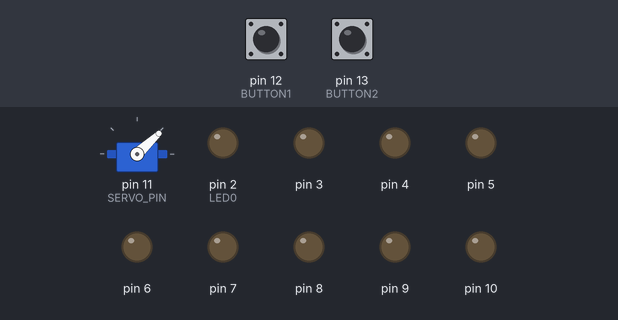
A sketch run on a simulated Arduino Uno, built with avr-gcc and run on an emulated ATmega328P. On the bench: servo, output pins drawn as LEDs (lit = HIGH). Dashed ring = blinking. Inputs (shaded band) come from the test bench; at power-on: pin 12 (BUTTON1) LOW, pin 13 (BUTTON2) LOW.

Above: at 2.1 s.
2.2 s: pin 12 (BUTTON1) pulled HIGH for 3.2 s
At 2.9 s:
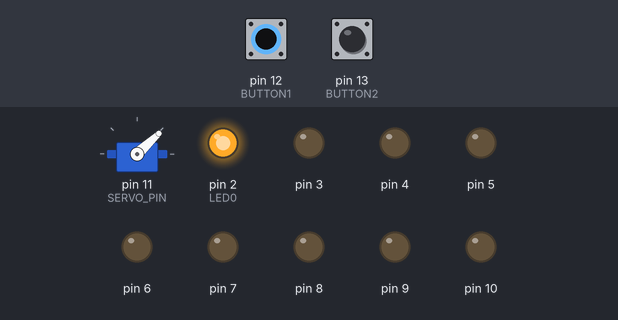
6.9 s: pin 12 (BUTTON1) pulled HIGH for 0.15 s
At 7.11 s:
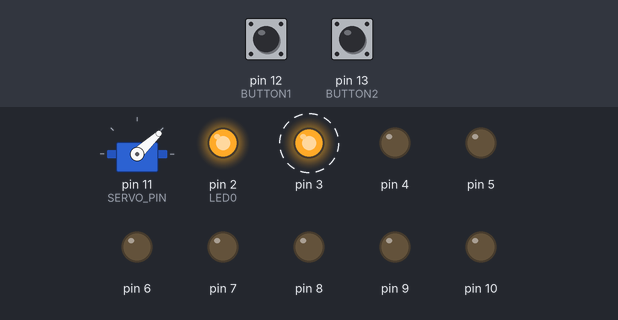
9.9 s: pin 12 (BUTTON1) pulled HIGH for 1 s
At 10.4 s:
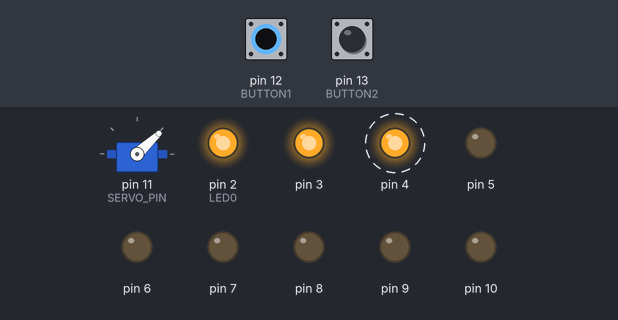
12.9 s: pin 12 (BUTTON1) pulled HIGH for 0.15 s
At 13.28 s:
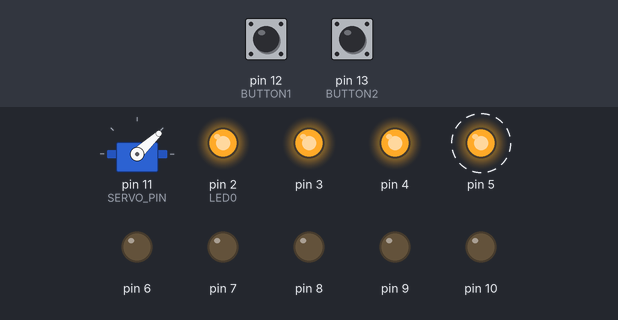
15.9 s: pin 13 (BUTTON2) pulled HIGH for 0.15 s
At 16.9 s:
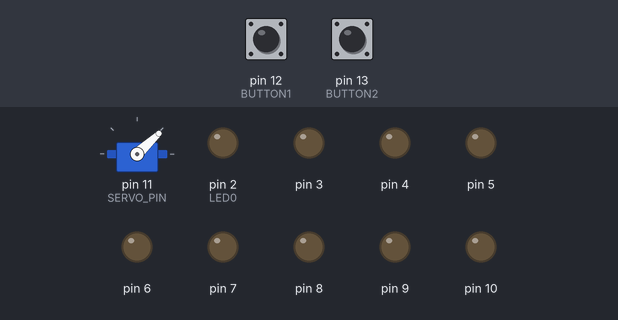
Timing chart, 0 to 18.5 s (numbered marks = the images above; inputs shaded):
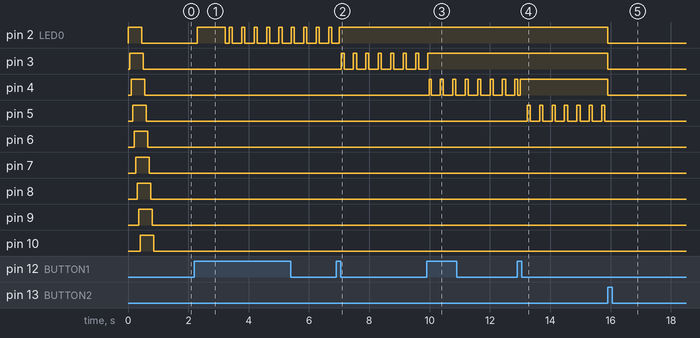

Measured:
- after the input at 2.2 s, pin 2 (LED0): goes HIGH 0.93 s, LOW 0.13 s, 8 × (HIGH 0.10 s, LOW 0.31 s), HIGH 0.10 s, then LOW, starting after 0.10 s
- after the input at 6.9 s, pin 3: alternates HIGH for 0.10 s and LOW for 0.31 s, starting after 0.16 s
- after the input at 9.9 s, pin 3: goes on until 9.9 s, then stays HIGH; pin 4: alternates HIGH for 0.10 s and LOW for 0.31 s, starting after 0.10 s
- after the input at 12.9 s, pin 5: alternates HIGH for 0.10 s and LOW for 0.31 s, starting after 0.34 s
- after the input at 15.9 s, pin 2 (LED0), pin 3, pin 4: HIGH → LOW at once; pin 5: stops changing and stays LOW

The sketch:

Servo-Smart-Light.ino
```cpp
#include <Servo.h>

Servo Switch;

const int LED0 = 2;
const int LED_COUNT = 9;

const int SERVO_PIN = 11;

const int BUTTON1 = 12;
const int BUTTON2 = 13;

int Button1Counter = 0;

int Hours = 0;
int Minutes = 0;

long long tick = 0;

void setup() {
  //Serial.begin(9600);

  // LEDs
  for (int i = LED0; i < LED0+LED_COUNT; i++) {
    pinMode(i,OUTPUT);
  }

  // Servo
  pinMode(SERVO_PIN,OUTPUT);
  Switch.attach(SERVO_PIN);
  Switch.write(43);


  // Buttons
  pinMode(BUTTON1,INPUT);
  pinMode(BUTTON2,INPUT);

  IntroAnimation();
}

void IntroAnimation() {
  for (int i = LED0; i < LED0+LED_COUNT; i++) {
    digitalWrite(i,HIGH);
    delay(50);
  }
  for (int i = LED0; i < LED0+LED_COUNT; i++) {
    digitalWrite(i,LOW);
    delay(50);
  }
}

const unsigned long SECOND = 1000;
const unsigned long MINUTE = 60*SECOND;
const unsigned long HOUR = 60*MINUTE;

void StartDelay() {
  for (int i = LED0; i < LED0+LED_COUNT; i++) {
    digitalWrite(i,LOW);
  }

  delay(MINUTE*15*Minutes + HOUR*Hours);

  Switch.write(100);

  delay(1000);

  // reset
  Button1Counter = 0;
  Hours = 0;
  Minutes = 0;
  Switch.write(43);

}

void UpdateLEDs(){
  tick++;
  for (int i = LED0; i < LED0+Hours; i++) {
    digitalWrite(i,HIGH);
  }
  if (tick/10 % 4 < Minutes) {
    digitalWrite(LED0+Hours,HIGH);
  } else {
    digitalWrite(LED0+Hours,LOW);
  }
  for (int i = LED0+Hours+1; i < LED0+LED_COUNT; i++) {
    digitalWrite(i,LOW);
  }
}

void loop() {
  Switch.write(43);

  if (digitalRead(BUTTON1) == HIGH) {
    Button1Counter++;
  } else {
    Button1Counter = 0;
  }

  if (digitalRead(BUTTON2) == HIGH) {
    StartDelay();
  }

  if (Button1Counter == 10) {
    if (Hours == LED_COUNT) {
      Hours = 0;
    } else {
      Hours++;
    }
  } else if (Button1Counter == 100) {
    Hours--;
    if (Minutes == 3) {
      Minutes = 0;
    } else {
      Minutes++;
    }
  }

  UpdateLEDs();
  delay(10);
}
```
